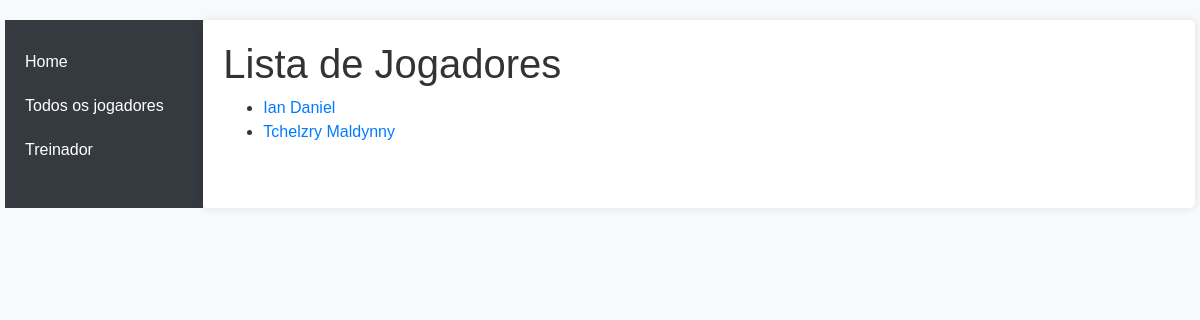
Page /catalog/jogadores/ on the earlier database version.
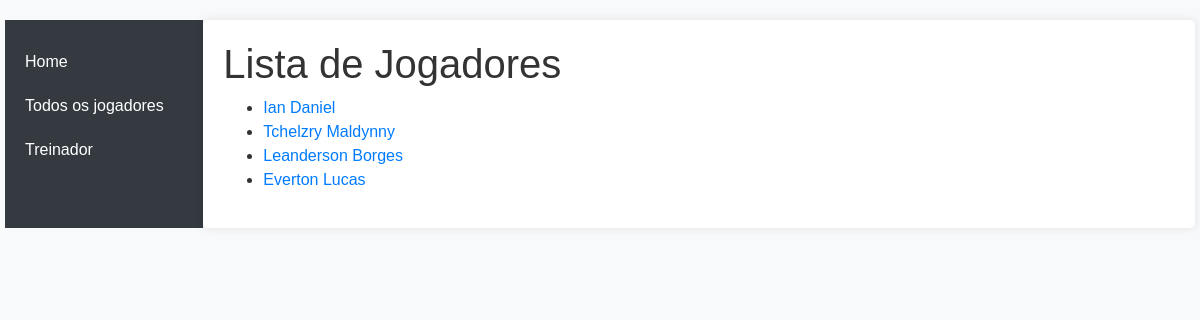
Same page on the later database version.
### catalog/models.py (models this page shows, shortened)
class Jogador(models.Model):
    nome=models.CharField(max_length=200, help_text='Insira o nome do jogador.')
    treinador=models.ForeignKey('Treinador', on_delete=models.SET_NULL, null=True)
    numeroDaCamisa=models.CharField(max_length=200, help_text='Insira o número da camisa.')
    posicao=models.ManyToManyField(Posicao, help_text='Insira a posição do jogador.')
    def get_absolute_url(self):
        return reverse('jogador-detail', args=[str(self.id)])

### catalog/views.py (the view)
# urls.py: path('jogadores/', views.JogadorListView.as_view(), name='jogadores'),
class JogadorListView(generic.ListView):
    model=Jogador
    paginate_by=6

### catalog/templates/catalog/jogador_list.html
{% extends "base_generic.html" %}
{% block content %}
  <h1>Lista de Jogadores</h1>
  {% if jogador_list %}
  <ul>
    {% for jogador in jogador_list %}
      <li>
        <a href="{{ jogador.get_absolute_url }}">{{ jogador.nome }}</a>
    {% endfor %}
  </ul>
  {% else %}
    <p>Não há jogadores no site.</p>
  {% endif %}
{% endblock %}

Differences in the rows shown:
added Jogador: nome "Leanderson Borges"
added Jogador: nome "Everton Lucas"
